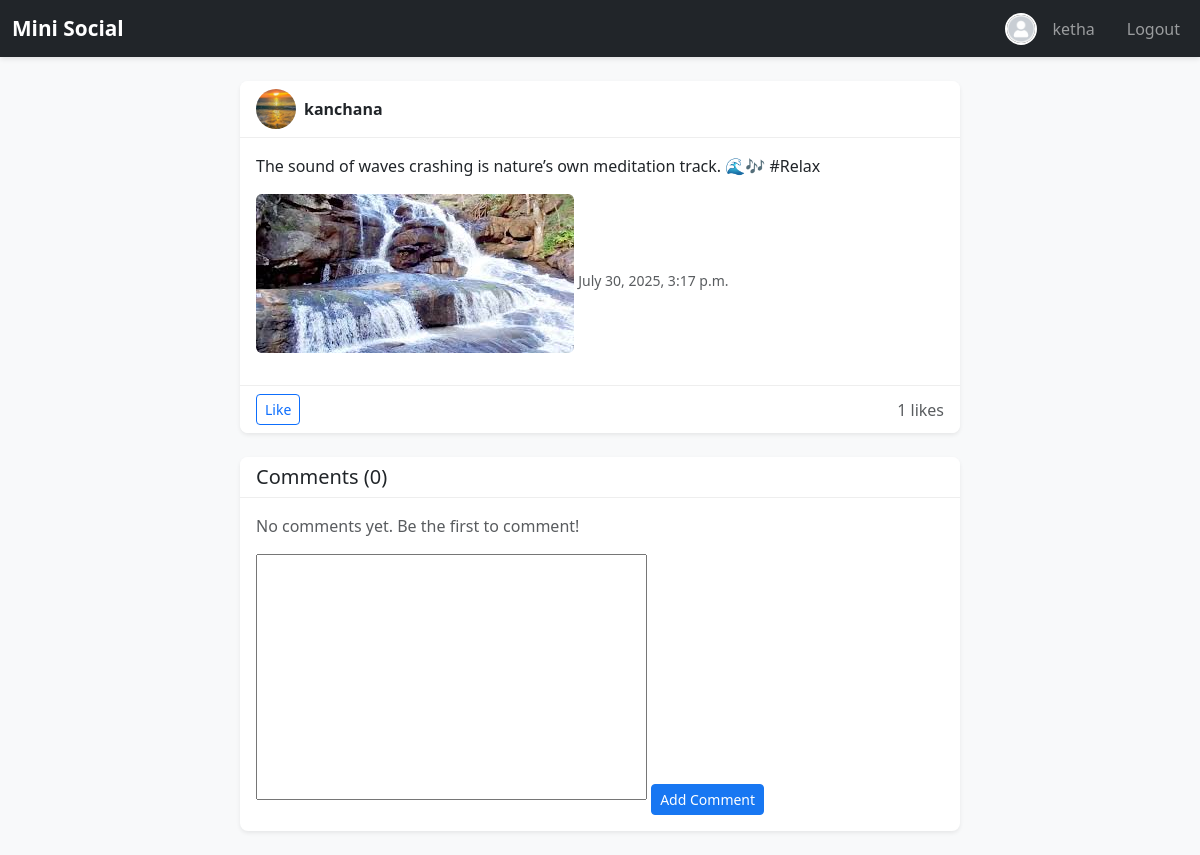
The app's page /post/10/ (signed in), older data.
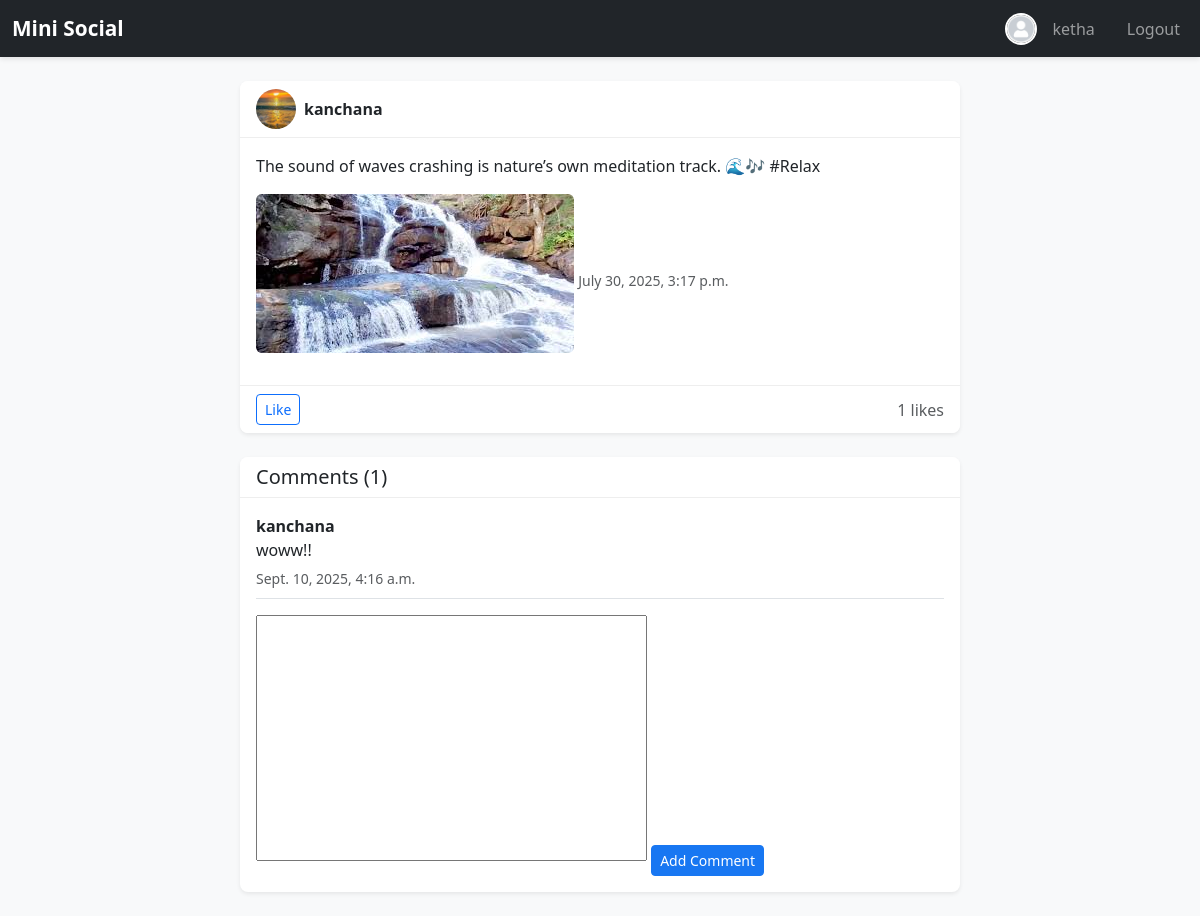
The same page, newer data.
### posts/models.py (models this page shows, shortened)
class Comment(models.Model):
    post = models.ForeignKey(Post, on_delete=models.CASCADE, related_name='comments')
    user = models.ForeignKey(User, on_delete=models.CASCADE)
    text = models.TextField()
    created_at = models.DateTimeField(auto_now_add=True)

### posts/views.py (the view)
# urls.py: path('post/<int:post_id>/', views.post_detail, name='post_detail'),
@login_required
def post_detail(request, post_id):
    post = get_object_or_404(Post, id=post_id)
    comments = post.comments.all().order_by('-created_at')
    liked_post_ids = Like.objects.filter(user=request.user).values_list('post_id', flat=True)
    if request.method == 'POST':
        form = CommentForm(request.POST)
        if form.is_valid():
            comment = form.save(commit=False)
            comment.user = request.user
            comment.post = post
            comment.save()
            messages.success(request, "Your comment has been added!")
            return redirect('post_detail', post_id=post.id)
    else:
        form = CommentForm()
    return render(request, 'posts/post_detail.html', {
        'post': post,
        'form': form,
        'comments': comments,
        'liked_post_ids': liked_post_ids
    })

### posts/forms.py
class CommentForm(forms.ModelForm):
    class Meta:
        model = Comment
        fields = ['text']
        widgets = {
            'content': forms.Textarea(attrs={'rows': 2, 'placeholder': 'Write a comment...'})
        }

### templates/posts/post_detail.html (shortened to what this page needs)
{% extends 'base.html' %}
{% load static %}
{% block content %}
<div class="container mt-4">
    <div class="row justify-content-center">
        <div class="col-md-8">
            <div class="card shadow-sm mb-4 rounded-3">
                <div class="card-header bg-white d-flex justify-content-between align-items-center">
                    <div class="d-flex align-items-center">
                        {% if post.user.profile.profile_picture %}
                            <img src="{{ post.user.profile.profile_picture.url }}"
                                 class="rounded-circle me-2" width="40" height="40" style="object-fit: cover;">
                        {% else %}
                            <img src="{% static 'images/default_profile.jpg' %}"
                                 class="rounded-circle me-2" width="40" height="40" style="object-fit: cover;">
                        {% endif %}
                        <strong>{{ post.user.username }}</strong>
                    </div>
                </div>
                <div class="card-body">
                    <p>{{ post.content }}</p>
                    {% if post.image %}
                        <img src="{{ post.image.url }}" class="img-fluid rounded mb-3" style="max-height: 500px; object-fit: cover;">
                    {% endif %}
                    <small class="text-muted">{{ post.created_at }}</small>
                </div>
                <div class="card-footer bg-white d-flex justify-content-between align-items-center">
                    <form action="{% url 'toggle_like' post.id %}" method="post" class="d-inline">
                        {% if post.id in liked_post_ids %}
                            <button type="submit" class="btn btn-sm btn-danger">Unlike</button>
                        {% else %}
                            <button type="submit" class="btn btn-sm btn-outline-primary">Like</button>
                        {% endif %}
                    </form>
                    <span class="text-muted">{{ post.likes.count }} likes</span>
                </div>
            </div>
            <div class="card shadow-sm rounded-3 mb-4">
                <div class="card-header bg-white">
                    <h5 class="mb-0">Comments ({{ comments.count }})</h5>
                </div>
                <div class="card-body">
                    {% for comment in comments %}
                        <div class="d-flex justify-content-between border-bottom pb-2 mb-2">
                            <div>
                                <strong>{{ comment.user.username }}</strong>
                                <p class="mb-1">{{ comment.text }}</p>
                                <small class="text-muted">{{ comment.created_at }}</small>
                            </div>
                        </div>
                    {% empty %}
                        <p class="text-muted">No comments yet. Be the first to comment!</p>
                    {% endfor %}
                    <form method="post" class="mt-3">
                        {{ form.text }}
                        <button type="submit" class="btn btn-primary btn-sm mt-2">Add Comment</button>
                    </form>
                </div>
            </div>
        </div>
    </div>
</div>
{% endblock %}

Row changes from the older to the newer data that the page shows:
added Comment: user.username "kanchana", text "woww!!", created_at "Sept. 10, 2025, 4:16 a.m."
Text that changed along with them:
{{ comments.count }}: "0" → "1"
text no longer shown: "No comments yet. Be the first to comment!"
